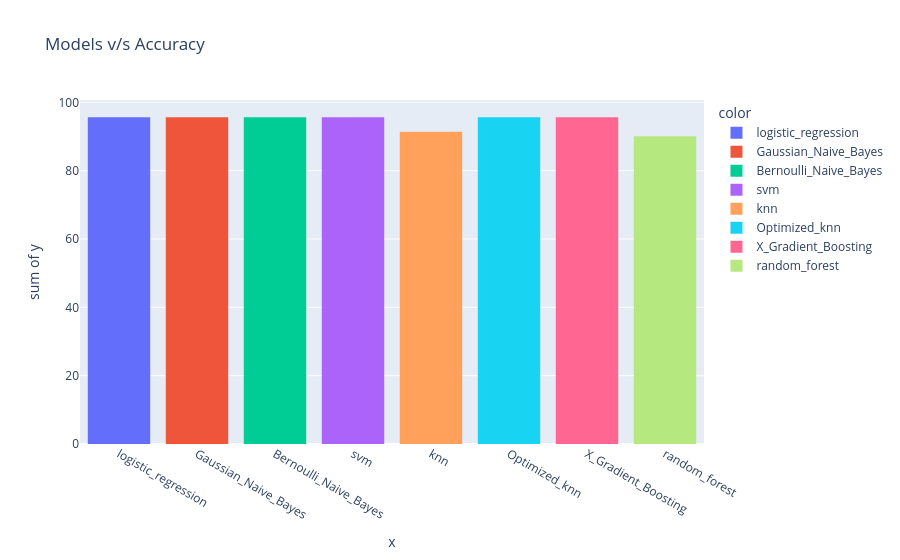

Source (notebook cell):
### Code cell
fig = px.histogram(x=model_keys, 
             y=model_values,
             color=model_keys,
             title='Models v/s Accuracy'
            )
fig.show()

### Figure 1 — Plotly figure (JSON) as saved in the notebook; plotly's stock layout.template omitted (floating-point values rounded to 4 significant figures)
{"data": [{"alignmentgroup": "True", "bingroup": "x", "histfunc": "sum", "hovertemplate": "color=logistic_regression<br>x=%{x}<br>sum of y=%{y}<extra></extra>", "legendgroup": "logistic_regression", "marker": {"color": "#636efa", "pattern": {"shape": ""}}, "name": "logistic_regression", "offsetgroup": "logistic_regression", "orientation": "v", "showlegend": true, "type": "histogram", "x": ["logistic_regression"], "xaxis": "x", "y": [95.64], "yaxis": "y"}, {"alignmentgroup": "True", "bingroup": "x", "histfunc": "sum", "hovertemplate": "color=Gaussian_Naive_Bayes<br>x=%{x}<br>sum of y=%{y}<extra></extra>", "legendgroup": "Gaussian_Naive_Bayes", "marker": {"color": "#EF553B", "pattern": {"shape": ""}}, "name": "Gaussian_Naive_Bayes", "offsetgroup": "Gaussian_Naive_Bayes", "orientation": "v", "showlegend": true, "type": "histogram", "x": ["Gaussian_Naive_Bayes"], "xaxis": "x", "y": [95.64], "yaxis": "y"}, {"alignmentgroup": "True", "bingroup": "x", "histfunc": "sum", "hovertemplate": "color=Bernoulli_Naive_Bayes<br>x=%{x}<br>sum of y=%{y}<extra></extra>", "legendgroup": "Bernoulli_Naive_Bayes", "marker": {"color": "#00cc96", "pattern": {"shape": ""}}, "name": "Bernoulli_Naive_Bayes", "offsetgroup": "Bernoulli_Naive_Bayes", "orientation": "v", "showlegend": true, "type": "histogram", "x": ["Bernoulli_Naive_Bayes"], "xaxis": "x", "y": [95.64], "yaxis": "y"}, {"alignmentgroup": "True", "bingroup": "x", "histfunc": "sum", "hovertemplate": "color=svm<br>x=%{x}<br>sum of y=%{y}<extra></extra>", "legendgroup": "svm", "marker": {"color": "#ab63fa", "pattern": {"shape": ""}}, "name": "svm", "offsetgroup": "svm", "orientation": "v", "showlegend": true, "type": "histogram", "x": ["svm"], "xaxis": "x", "y": [95.64], "yaxis": "y"}, {"alignmentgroup": "True", "bingroup": "x", "histfunc": "sum", "hovertemplate": "color=knn<br>x=%{x}<br>sum of y=%{y}<extra></extra>", "legendgroup": "knn", "marker": {"color": "#FFA15A", "pattern": {"shape": ""}}, "name": "knn", "offsetgroup": "knn", "orientation": "v", "showlegend": true, "type": "histogram", "x": ["knn"], "xaxis": "x", "y": [91.38], "yaxis": "y"}, {"alignmentgroup": "True", "bingroup": "x", "histfunc": "sum", "hovertemplate": "color=Optimized_knn<br>x=%{x}<br>sum of y=%{y}<extra></extra>", "legendgroup": "Optimized_knn", "marker": {"color": "#19d3f3", "pattern": {"shape": ""}}, "name": "Optimized_knn", "offsetgroup": "Optimized_knn", "orientation": "v", "showlegend": true, "type": "histogram", "x": ["Optimized_knn"], "xaxis": "x", "y": [95.64], "yaxis": "y"}, {"alignmentgroup": "True", "bingroup": "x", "histfunc": "sum", "hovertemplate": "color=X_Gradient_Boosting<br>x=%{x}<br>sum of y=%{y}<extra></extra>", "legendgroup": "X_Gradient_Boosting", "marker": {"color": "#FF6692", "pattern": {"shape": ""}}, "name": "X_Gradient_Boosting", "offsetgroup": "X_Gradient_Boosting", "orientation": "v", "showlegend": true, "type": "histogram", "x": ["X_Gradient_Boosting"], "xaxis": "x", "y": [95.64], "yaxis": "y"}, {"alignmentgroup": "True", "bingroup": "x", "histfunc": "sum", "hovertemplate": "color=random_forest<br>x=%{x}<br>sum of y=%{y}<extra></extra>", "legendgroup": "random_forest", "marker": {"color": "#B6E880", "pattern": {"shape": ""}}, "name": "random_forest", "offsetgroup": "random_forest", "orientation": "v", "showlegend": true, "type": "histogram", "x": ["random_forest"], "xaxis": "x", "y": [90.08], "yaxis": "y"}], "layout": {"barmode": "relative", "legend": {"title": {"text": "color"}, "tracegroupgap": 0}, "title": {"text": "Models v/s Accuracy"}, "xaxis": {"anchor": "y", "domain": [0, 1], "title": {"text": "x"}}, "yaxis": {"anchor": "x", "domain": [0, 1], "title": {"text": "sum of y"}}}}
